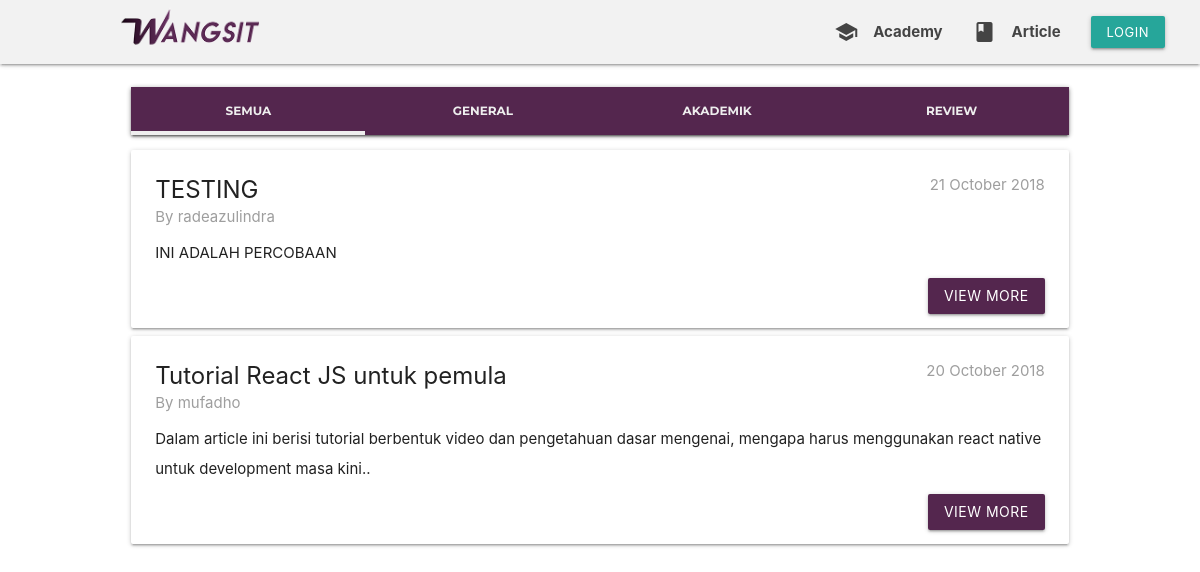
Page /article on the committed database.
### tables this page shows
CREATE TABLE `article_article` (
  `ID_ARTICLE` int(11) NOT NULL,
  `SLUG` varchar(255) NOT NULL,
  `JUDUL` varchar(150) NOT NULL,
  `PENULIS` int(11) NOT NULL,
  `KATEGORI` varchar(20) NOT NULL,
  `SHAREABLE` varchar(6) DEFAULT NULL,
  `TANGGAL` datetime NOT NULL,
  `LIKE_COUNTER` int(11) DEFAULT NULL,
  `COMMENT_COUNTER` int(11) DEFAULT NULL,
  `DESKRIPSI` varchar(255) NOT NULL,
  `CONTENT` text NOT NULL
);

CREATE TABLE `mhs_kbmsi` (
  `ID` int(11) NOT NULL,
  `PROVIDER` varchar(3) NOT NULL,
  `UID_PROVIDER` varchar(255) NOT NULL,
  `NAMA` varchar(255) NOT NULL,
  `EMAIL` varchar(255) NOT NULL,
  `GAMBAR` varchar(255) NOT NULL,
  `NIM` varchar(15) NOT NULL,
  `USERNAME` varchar(32) NOT NULL,
  `PASSWORD` varchar(32) NOT NULL,
  `TTL` date NOT NULL,
  `HP` varchar(15) NOT NULL,
  `STATUS` int(1) NOT NULL,
  `CREATED_DATE` date NOT NULL
);

### application/controllers/Article/Article.php (called while the page is built, shortened)
<?php
class Article extends CI_Controller {
	public function __construct()
	{
		$this->load->model('M_Article');
		$this->load->library('pagination');
	}
	public function index()
	{
		$this->config->load('Custom_Halaman',TRUE);
		$config = $this->config->item('Custom_Halaman');
		$config['use_page_numbers'] = TRUE;
		$config['base_url'] = base_url().'article';
		$config['total_rows'] = $this->db->get('article_article')->num_rows();
		$config['per_page'] = 8;
		if($this->uri->segment(2)==null){
			$index =0;
		}else{
			$index = $this->uri->segment(2)*$config['per_page']-$config['per_page'];
		}
		$this->pagination->initialize($config);
		$data['pagination']=$this->pagination->create_links();
		$data['b'] = 0;
		$data['allArticle']= $this->M_Article->GetArticleAll($config['per_page'],$index);
		$this->load->view('Article/V_Index',$data);
	}
}

### index.php (called while the page is built, shortened)
<?php
require_once BASEPATH.'core/CodeIgniter.php';

### application/models/M_Article.php (called while the page is built, shortened)
<?php
class M_Article extends CI_Model {
	public function GetArticleAll($jumlah,$offset)
	{
		$query = $this->db->query("SELECT JUDUL, TANGGAL, USERNAME, DESKRIPSI, SLUG FROM article_article JOIN mhs_kbmsi on PENULIS = ID where SHAREABLE IS NULL ORDER BY ID_ARTICLE DESC LIMIT $jumlah OFFSET $offset ");
		return $query->result();
	}
}

### application/views/Article/V_Index.php (the view, shortened to what this page needs)
<!DOCTYPE html>
<html lang="en">
<head>
</head>
<body>
	<div class="container">
		<div class="section">
			<div class="row">
				<?php if (!isset($_SESSION['DataProfile']) || $_SESSION['DataProfile'] ==null ){ ?>
				<div class="col s12 l12">
				<?php } else { ?>
				<div class="col s12 l8">
				<?php } ?>
					<div class="card">
						<ul class="tabs tabs-fixed-width wangsit-color white-text z-depth-1 scrollbar-ngilang">
							<li class="tab col s3 "><a class="<?php echo ($b==0 ? "active" : ""); ?>" target="_self" href="<?php echo base_url();?>article/"><b>Semua</b></a></li>
							<li class="tab col s3 "><a class="<?php echo ($b==1 ? "active" : ""); ?>" target="_self" href="<?php echo base_url();?>article/General"><b>General</b></a></li>
							<li class="tab col s3 "><a class="<?php echo ($b==2 ? "active" : ""); ?>" target="_self" href="<?php echo base_url();?>article/Akademik"><b>Akademik</b></a></li>
							<li class="tab col s3 "><a class="<?php echo ($b==3 ? "active" : ""); ?>" target="_self" href="<?php echo base_url();?>article/Review"><b>Review</b></a></li>
						</ul>
					</div>
					<?php
					foreach ($allArticle as $key) { ?>
					<div class="card" style="margin-bottom: 0px;">
						<div class="card-content" style="padding-bottom: 50px;">
							<div class="right grey-text"><?php echo date_format(date_create($key->TANGGAL),"d F Y");?></div>
							<div class="card-title" style="margin-bottom: 0px;"><b><?php echo $key->JUDUL;?></b></div>
							<div class="grey-text" style="margin-bottom: 10px;">By <?php echo $key->USERNAME;?></div>
							<div style="margin-bottom: 10px;">
								<p><?php echo $key->DESKRIPSI;?></p>
							</div>
							<div class="right">
								<a href="<?php echo base_url();?><?php echo $key->USERNAME;?>/<?php echo $key->SLUG;?>" class="btn wangsit-color">View More</a>
							</div>
						</div>
					</div>
					<?php } ?>
				</div>
			</div>
		</div>
	</div>
</body>
</html>

### asset/css/style.css (style rules this page uses)
.wangsit-color { background-color: #54264E !important; }
p { line-height: 2rem; }
.tabs .tab a { color:#eee; font-family: 'Montserrat', sans-serif; font-size : 0.8em; }
.tabs .tab a.active { background-color:#54264E; color:#eee; }

### rows in the picture
article_article: TANGGAL "21 October 2018", JUDUL "TESTING", mhs_kbmsi.USERNAME "radeazulindra", DESKRIPSI "INI ADALAH PERCOBAAN"
article_article: TANGGAL "20 October 2018", JUDUL "Tutorial React JS untuk pemula", mhs_kbmsi.USERNAME "mufadho", DESKRIPSI "Dalam article ini berisi tutorial berbentuk video dan pengetahuan dasar mengenai, mengapa harus menggunakan react native untuk development masa kini.."
